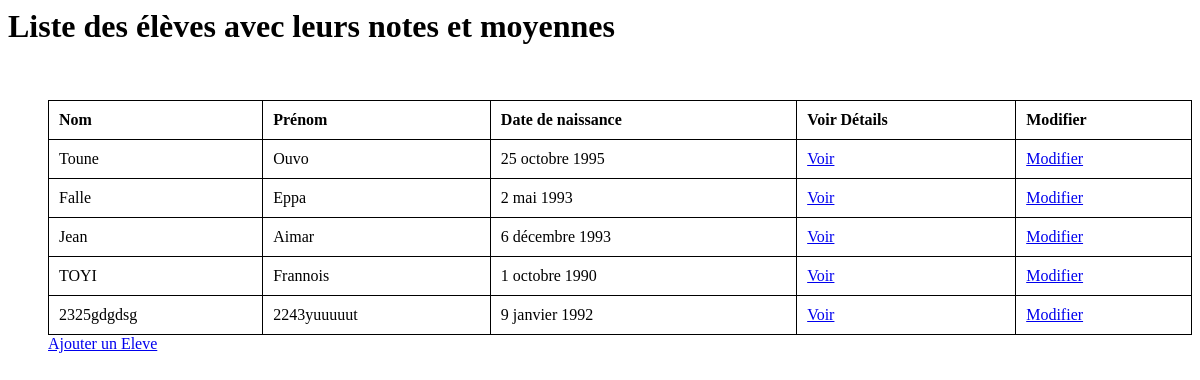
/notes/eleves/, run on an earlier commit of the app's database.
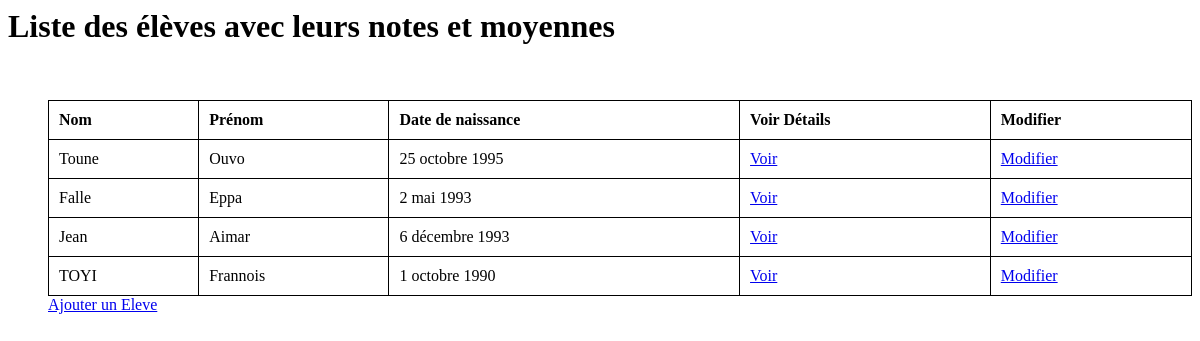
And on a later commit of the database.
### notes/models/eleve.py (models this page shows, shortened)
class Eleve(Personne):
    id = models.CharField(max_length=20, primary_key=True)
    matieres = models.ManyToManyField(Matiere,blank=True,verbose_name="Matières suivies par l'élève selon son niveau")
    niveau = models.ForeignKey(Niveau, on_delete=models.CASCADE)
    class Meta:
        verbose_name_plural = "Elèves"

### notes/views/eleve.py (the view)
# urls.py: path('eleves/', eleve.eleves, name='eleves'),
def eleves(request):
    eleves_list = Eleve.objects.all()
    eleves_with_notes = []
    for eleve in eleves_list:
        matieres_notes = []
        for matiere in eleve.matieres.all():
            note = Note.objects.filter(eleve=eleve, matiere=matiere).first()  # Récupère la note
            matieres_notes.append({
                'matiere': matiere.nom,
                'note': note.valeur if note else 'Nulle'  # Vérifie si une note existe
            })
        eleves_with_notes.append({
            "id": eleve.id,
            'nom': eleve.nom,
            "prenom" : eleve.prenom,
            "sexe" : eleve.sexe,
            "date_naissance" : eleve.date_naissance,
            "niveau_id": eleve.niveau.id,
            'niveau': eleve.niveau.nom,
            'matieres_notes': matieres_notes
        })
    return render(request, 'notes/eleves.html', {'eleves': eleves_with_notes})

### notes/templates/notes/eleves.html (shortened to what this page needs)
<h1>Liste des élèves avec leurs notes et moyennes</h1>
<ul>
  <table>
    <thead>
      <tr>
        <th>Nom</th>
        <th>Prénom</th>
        <th>Date de naissance</th>
        <th>Voir Détails</th>
        <th>Modifier</th>
      </tr>
    </thead>
    <tbody>
      {% for eleve in eleves %}
      <tr>
        <td>{{eleve.nom}}</td>
        <td>{{eleve.prenom}}</td>
        <td>{{eleve.date_naissance}}</td>
        <td><a href="{% url 'notes:eleve' eleve.id %}">Voir</a></td>
        <td><a href="{% url 'notes:updateEleve' eleve.id %}">Modifier</a></td>
      </tr>
      {% endfor %}
    </tbody>
  </table>
  <a href="{% url 'notes:addEleve' %}">Ajouter un Eleve</a>

### notes/templates/notes/eleves.html (style rules this page uses)
table { width: 100%; border-collapse: collapse; }
table, th, td { border: 1px solid black; }
th, td { padding: 10px; text-align: left; }

What changed in the data, as far as the page shows it:
removed Eleve: nom "2325gdgdsg", prenom "2243yuuuuut", date_naissance "9 janvier 1992"
Also different on the page:
list line gone: "Voir Modifier"
